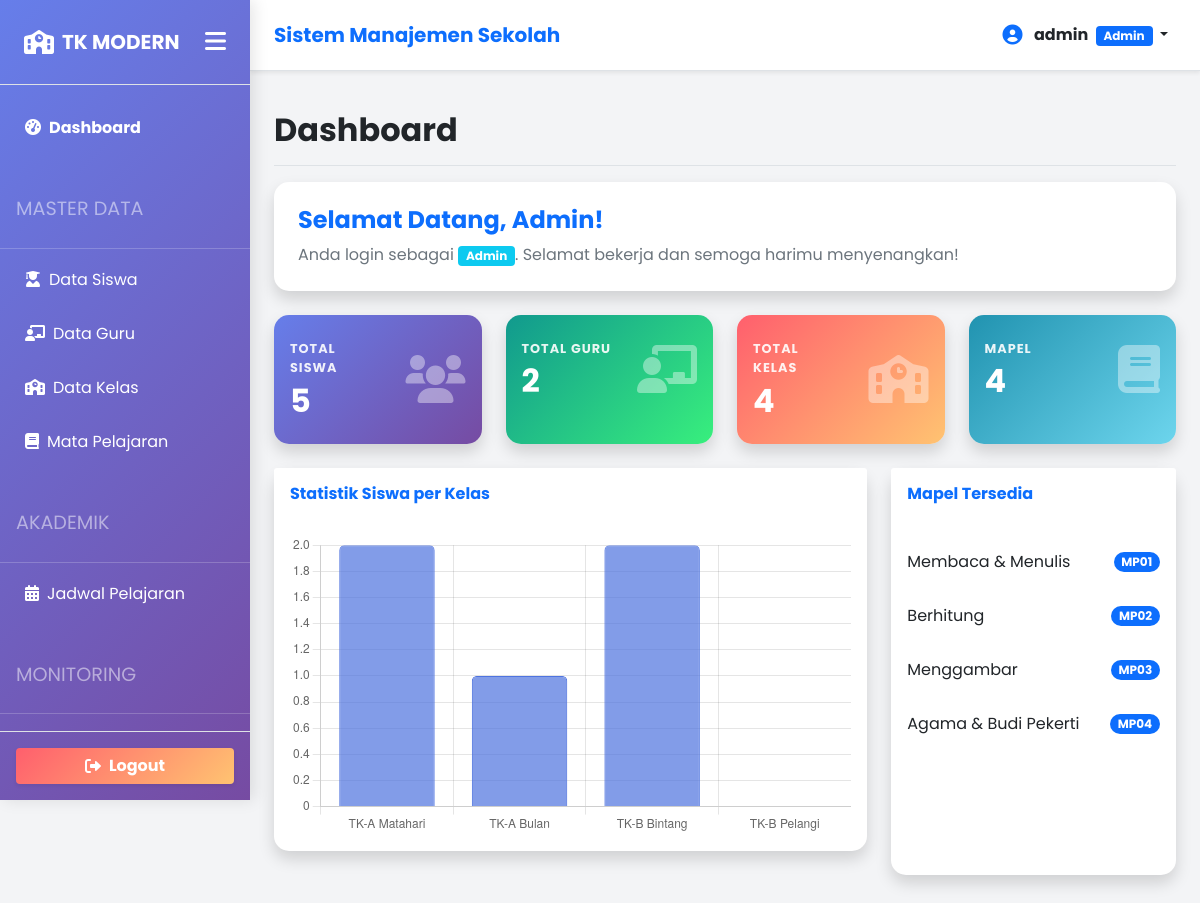
/dashboard.php (signed in), run on the app's committed database.
### tables this page shows
CREATE TABLE `mata_pelajaran` (
  `id` int(11) NOT NULL AUTO_INCREMENT,
  `kode_mapel` varchar(20) NOT NULL,
  `nama_mapel` varchar(100) NOT NULL,
  `deskripsi` text,
  PRIMARY KEY (`id`),
  UNIQUE KEY `kode_mapel` (`kode_mapel`)
);

### helpers/functions.php (called while the page is built, shortened)
<?php
require_once __DIR__ . '/../config/config.php';
function query($query)
{
    global $conn;
    $result = mysqli_query($conn, $query);
    $rows = [];
    while ($row = mysqli_fetch_assoc($result)) {
        $rows[] = $row;
    }
    return $rows;
}
?>

### dashboard.php (the view, shortened to what this page needs)
<?php
require_once 'config/config.php';
require_once 'helpers/functions.php';
$jml_siswa = 0;
$jml_guru = 0;
$jml_kelas = 0;
$data_mapel = [];
if ($_SESSION['role'] == 'admin') {
    $siswa = query("SELECT COUNT(*) as total FROM data_siswa");
    $jml_siswa = $siswa[0]['total'];
    $guru = query("SELECT COUNT(*) as total FROM data_guru");
    $jml_guru = $guru[0]['total'];
    $kelas = query("SELECT COUNT(*) as total FROM kelas");
    $jml_kelas = $kelas[0]['total'];
    $kelas_data = query("SELECT kelas.nama_kelas, COUNT(data_siswa.id) as total_siswa
                         FROM kelas
                         LEFT JOIN data_siswa ON kelas.id = data_siswa.kelas_id
                         GROUP BY kelas.id");
    $labels = array_column($kelas_data, 'nama_kelas');
    $totals = array_column($kelas_data, 'total_siswa');
    $data_mapel = query("SELECT * FROM mata_pelajaran");
}
require_once 'layouts/header.php';
require_once 'layouts/sidebar.php';
?>
<div class="d-flex justify-content-between flex-wrap flex-md-nowrap align-items-center pt-3 pb-2 mb-3 border-bottom fade-in">
    <h1 class="h2 text-dark fw-bold">Dashboard</h1>
</div>
<div class="row fade-in">
    <div class="col-md-12 mb-4">
        <div class="card shadow border-0 bg-white" style="border-radius: 15px;">
            <div class="card-body p-4">
                <h4 class="fw-bold text-primary mb-2">Selamat Datang, <?= ucfirst($_SESSION['username']); ?>!</h4>
                <p class="text-muted mb-0">Anda login sebagai <span class="badge bg-info text-white"><?= ucfirst($_SESSION['role']); ?></span>. Selamat bekerja dan semoga harimu menyenangkan!</p>
            </div>
        </div>
    </div>
</div>
<?php if ($_SESSION['role'] == 'admin') : ?>
<div class="row fade-in">
    <div class="col-xl-3 col-md-6 mb-4">
        <div class="card border-0 shadow h-100 py-2 card-dashboard" style="background: linear-gradient(135deg, #667eea 0%, #764ba2 100%); color: white;">
            <div class="card-body">
                <div class="row no-gutters align-items-center">
                    <div class="col mr-2">
                        <div class="text-uppercase fw-bold mb-1" style="font-size: 0.8rem; letter-spacing: 1px; opacity: 0.9;">Total Siswa</div>
                        <div class="h2 mb-0 fw-bold"><?= $jml_siswa; ?></div>
                    </div>
                    <div class="col-auto">
                        <i class="fas fa-users fa-3x" style="opacity: 0.4;"></i>
                    </div>
                </div>
            </div>
        </div>
    </div>
    <div class="col-xl-3 col-md-6 mb-4">
        <div class="card border-0 shadow h-100 py-2 card-dashboard" style="background: linear-gradient(135deg, #11998e 0%, #38ef7d 100%); color: white;">
            <div class="card-body">
                <div class="row no-gutters align-items-center">
                    <div class="col mr-2">
                        <div class="text-uppercase fw-bold mb-1" style="font-size: 0.8rem; letter-spacing: 1px; opacity: 0.9;">Total Guru</div>
                        <div class="h2 mb-0 fw-bold"><?= $jml_guru; ?></div>
                    </div>
                    <div class="col-auto">
                        <i class="fas fa-chalkboard-teacher fa-3x" style="opacity: 0.4;"></i>
                    </div>
                </div>
            </div>
        </div>
    </div>
    <div class="col-xl-3 col-md-6 mb-4">
        <div class="card border-0 shadow h-100 py-2 card-dashboard" style="background: linear-gradient(135deg, #ff5f6d 0%, #ffc371 100%); color: white;">
            <div class="card-body">
                <div class="row no-gutters align-items-center">
                    <div class="col mr-2">
                        <div class="text-uppercase fw-bold mb-1" style="font-size: 0.8rem; letter-spacing: 1px; opacity: 0.9;">Total Kelas</div>
                        <div class="h2 mb-0 fw-bold"><?= $jml_kelas; ?></div>
                    </div>
                    <div class="col-auto">
                        <i class="fas fa-school fa-3x" style="opacity: 0.4;"></i>
                    </div>
                </div>
            </div>
        </div>
    </div>
    <div class="col-xl-3 col-md-6 mb-4">
        <div class="card border-0 shadow h-100 py-2 card-dashboard" style="background: linear-gradient(135deg, #2193b0 0%, #6dd5ed 100%); color: white;">
            <div class="card-body">
                <div class="row no-gutters align-items-center">
                    <div class="col mr-2">
                        <div class="text-uppercase fw-bold mb-1" style="font-size: 0.8rem; letter-spacing: 1px; opacity: 0.9;">Mapel</div>
                        <div class="h2 mb-0 fw-bold"><?= count($data_mapel); ?></div>
                    </div>
                    <div class="col-auto">
                        <i class="fas fa-book fa-3x" style="opacity: 0.4;"></i>
                    </div>
                </div>
            </div>
        </div>
    </div>
</div>
<div class="row fade-in">
    <div class="col-lg-8 mb-4">
        <div class="card shadow border-0 mb-4">
            <div class="card-header py-3 bg-white d-flex flex-row align-items-center justify-content-between border-0">
                <h6 class="m-0 fw-bold text-primary">Statistik Siswa per Kelas</h6>
            </div>
            <div class="card-body">
                <div class="chart-area" style="position: relative; height: 300px;">
                    <canvas id="myChart"></canvas>
                </div>
            </div>
        </div>
    </div>
    <div class="col-lg-4 mb-4">
        <div class="card shadow border-0 mb-4 h-100">
             <div class="card-header py-3 bg-white border-0">
                <h6 class="m-0 fw-bold text-primary">Mapel Tersedia</h6>
            </div>
            <div class="card-body">
                <ul class="list-group list-group-flush">
                    <?php
                    $limit_mapel = array_slice($data_mapel, 0, 5);
                    foreach($limit_mapel as $m):
                    ?>
                    <li class="list-group-item d-flex justify-content-between align-items-center border-0 px-0">
                        <?= $m['nama_mapel']; ?>
                        <span class="badge bg-primary rounded-pill"><?= $m['kode_mapel']; ?></span>
                    </li>
                    <?php endforeach; ?>
                </ul>
            </div>
        </div>
    </div>
</div>
<script>
    // Simple Chart Script
    const ctx = document.getElementById('myChart');
    const myChart = new Chart(ctx, {
        type: 'bar', // Change to 'bar' for better view
        data: {
            labels: <?= json_encode($labels); ?>,
            datasets: [{
                label: 'Jumlah Siswa',
                data: <?= json_encode($totals); ?>,
                backgroundColor: 'rgba(78, 115, 223, 0.7)',
                borderColor: 'rgba(78, 115, 223, 1)',
                borderWidth: 1,
                borderRadius: 5,
            }]
        },
        options: {
            responsive: true,
            maintainAspectRatio: false,
            scales: {
                y: {
                    beginAtZero: true
                }
            },
            plugins: {
                legend: {
                    display: false
                }
            }
        }
    });
</script>
<?php endif; ?>
<?php require_once 'layouts/footer.php'; ?>

### assets/css/style.css (style rules this page uses)
:root { --primary-bg: #4e73df; --primary-gradient: linear-gradient(135deg, #667eea 0%, #764ba2 100%); --secondary-bg: #858796; --sidebar-width: 250px; --sidebar-collapsed-width: 80px; --card-shadow: 0 10px 20px rgba(0, 0, 0, 0.05); --hover-shadow: 0 15px 30px rgba(0, 0, 0, 0.1); --body-bg: #f3f4f6; --text-primary: #2d3748; }
body { font-family: 'Poppins', sans-serif; background-color: var(--body-bg); color: var(--text-primary); overflow-x: hidden; }
.sidebar-heading span, .list-group-item span, .sidebar-toggle-btn { transition: opacity 0.3s ease; }
.list-group-item { border: none; padding: 15px 25px; font-size: 1rem; }
.card { border: none; border-radius: 15px; box-shadow: var(--card-shadow); transition: transform 0.3s; }
.fade-in { animation: fadeIn 0.5s ease; }

### data on the page
mata_pelajaran: nama_mapel "Membaca & Menulis", kode_mapel "MP01"
mata_pelajaran: nama_mapel "Berhitung", kode_mapel "MP02"
mata_pelajaran: nama_mapel "Menggambar", kode_mapel "MP03"
mata_pelajaran: nama_mapel "Agama & Budi Pekerti", kode_mapel "MP04"

### other printed values
$_SESSION['username'] "admin"
$_SESSION['role'] "Admin"
$_SESSION['username'] "Admin"
$jml_siswa "5"
$jml_guru "2"
$jml_kelas "4"
count($data_mapel) "4"
chart data {{ json_encode($labels) }} ["TK-A Matahari","TK-A Bulan","TK-B Bintang","TK-B Pelangi"]
chart data {{ json_encode($totals) }} ["2","1","2","0"]
